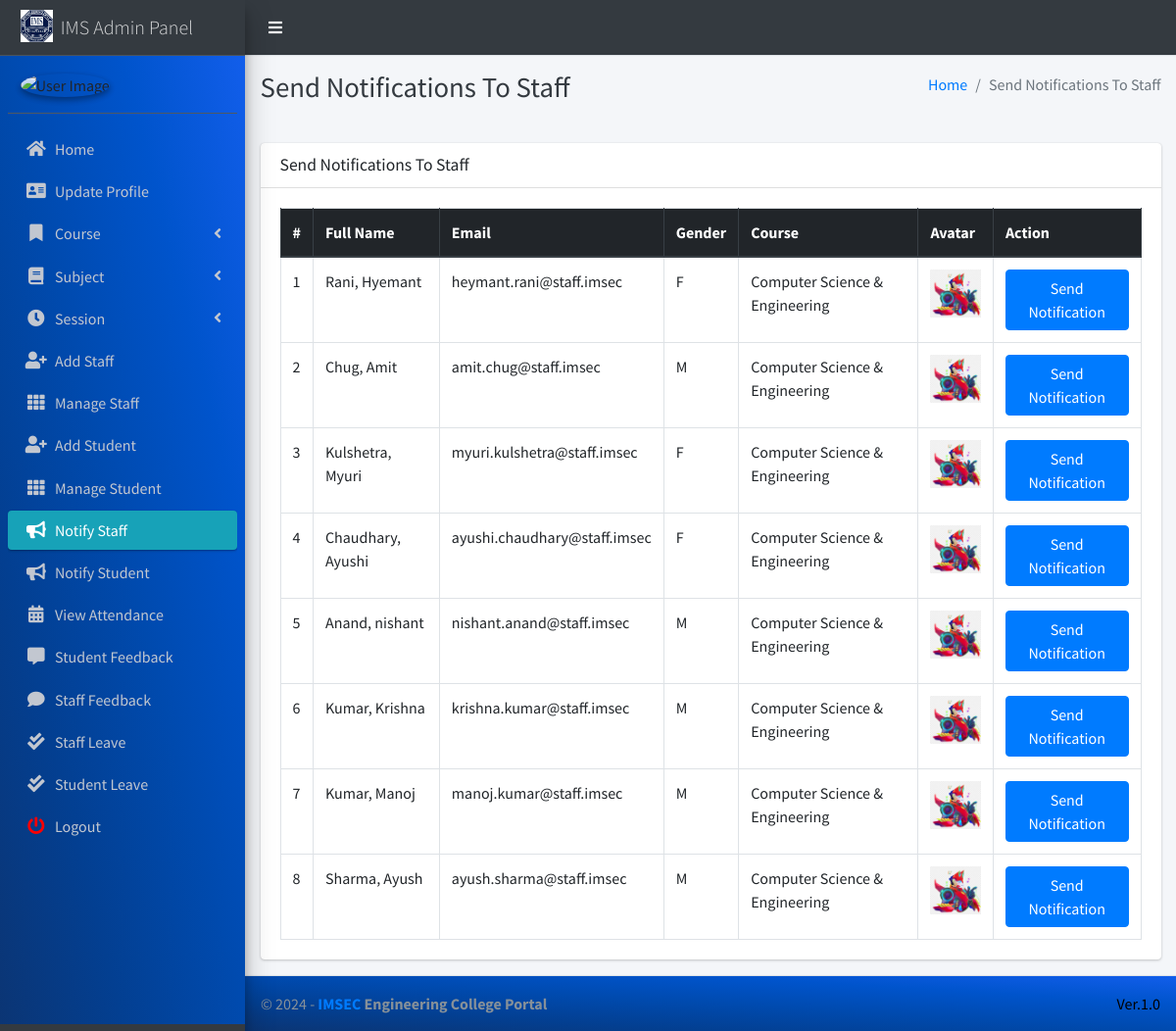
The page /admin_notify_staff (signed in) on the database its author committed.
### main_app/models.py (models this page shows, shortened)
class CustomUser(AbstractUser):
    USER_TYPE = ((1, "HOD"), (2, "Staff"), (3, "Student"))
    GENDER = [("M", "Male"), ("F", "Female")]
    username = None  # Removed username, using email instead
    email = models.EmailField(unique=True)
    user_type = models.CharField(default=1, choices=USER_TYPE, max_length=1)
    gender = models.CharField(max_length=1, choices=GENDER)
    profile_pic = models.ImageField()
    address = models.TextField()
    fcm_token = models.TextField(default="")  # For firebase notifications
    created_at = models.DateTimeField(auto_now_add=True)
    updated_at = models.DateTimeField(auto_now=True)
    USERNAME_FIELD = "email"
    REQUIRED_FIELDS = []
    objects = CustomUserManager()
    def __str__(self):
        return  self.first_name + " " + self.last_name

class Staff(models.Model):
    course = models.ForeignKey(Course, on_delete=models.DO_NOTHING, null=True, blank=False)
    admin = models.OneToOneField(CustomUser, on_delete=models.CASCADE)

class Course(models.Model):
    name = models.CharField(max_length=120)
    created_at = models.DateTimeField(auto_now_add=True)
    updated_at = models.DateTimeField(auto_now=True)

### main_app/hod_views.py (the view)
# urls.py: path("admin_notify_staff", hod_views.admin_notify_staff,
def admin_notify_staff(request):
    staff = CustomUser.objects.filter(user_type=2)
    context = {
        'page_title': "Send Notifications To Staff",
        'allStaff': staff
    }
    return render(request, "hod_template/staff_notification.html", context)

### main_app/templates/hod_template/staff_notification.html (shortened to what this page needs)
{% extends 'main_app/base.html' %}
{% load static %}
{% block page_title %}{{page_title}}{% endblock page_title %}
{% block content %}
<section class="content">
    <div class="container-fluid">
        <div class="row">
            <div class="col-md-12">
                <div class="card">
                    <div class="card-header">
                        <h3 class="card-title">{{page_title}}</h3>
                    </div>
                    <div class="card-body">
                        <table id="example2" class="table table-bordered table-hover">
                            <thead class="thead-dark">
                                <tr>
                                    <th>#</th>
                                    <th>Full Name</th>
                                    <th>Email</th>
                                    <th>Gender</th>
                                    <th>Course</th>
                                    <th>Avatar</th>
                                    <th>Action</th>
                                </tr>
                            </thead>
                            <tbody>
                                {% for staff in allStaff %}
                                <tr>
                                    <td>{{ forloop.counter }}</td>
                                    <td>{{staff.last_name}}, {{staff.first_name}}</td>
                                    <td>{{staff.email}}</td>
                                    <td>{{staff.gender}}</td>
                                    <td>{{staff.staff.course.name}}</td>
                                    <td>
                                        {% if staff.profile_pic == ""  %}
                                        No Image
                                        {% else %}
                                        <img class="img img-fluid mb-2" height="56" width="56"
                                            src="{{staff.profile_pic}}" alt="">
                                        {% endif %}
                                    </td>
                                    <td><button data-toggle = "modal" data-target = "#myModal"class="btn btn-primary show_notification" value="{{staff.id}}">Send Notification</button>
                                    </td>
                                </tr>
                                {% endfor %}
                            </tbody>
                        </table>
                    </div>
                </div>
            </div>
        </div>
    </div>
</section>
{% endblock content %}

### rows shown on the page
CustomUser: last_name "Rani", first_name "Hyemant", email "heymant.rani@staff.imsec", gender "F", staff.course.name "Computer Science & Engineering", profile_pic (picture)
CustomUser: last_name "Chug", first_name "Amit", email "amit.chug@staff.imsec", gender "M", staff.course.name "Computer Science & Engineering", profile_pic (picture)
CustomUser: last_name "Kulshetra", first_name "Myuri", email "myuri.kulshetra@staff.imsec", gender "F", staff.course.name "Computer Science & Engineering", profile_pic (picture)
CustomUser: last_name "Chaudhary", first_name "Ayushi", email "ayushi.chaudhary@staff.imsec", gender "F", staff.course.name "Computer Science & Engineering", profile_pic (picture)
CustomUser: last_name "Anand", first_name "nishant", email "nishant.anand@staff.imsec", gender "M", staff.course.name "Computer Science & Engineering", profile_pic (picture)
CustomUser: last_name "Kumar", first_name "Krishna", email "krishna.kumar@staff.imsec", gender "M", staff.course.name "Computer Science & Engineering", profile_pic (picture)
CustomUser: last_name "Kumar", first_name "Manoj", email "manoj.kumar@staff.imsec", gender "M", staff.course.name "Computer Science & Engineering", profile_pic (picture)
CustomUser: last_name "Sharma", first_name "Ayush", email "ayush.sharma@staff.imsec", gender "M", staff.course.name "Computer Science & Engineering", profile_pic (picture)

### other values the page prints
{{ page_title }} "Send Notifications To Staff"
